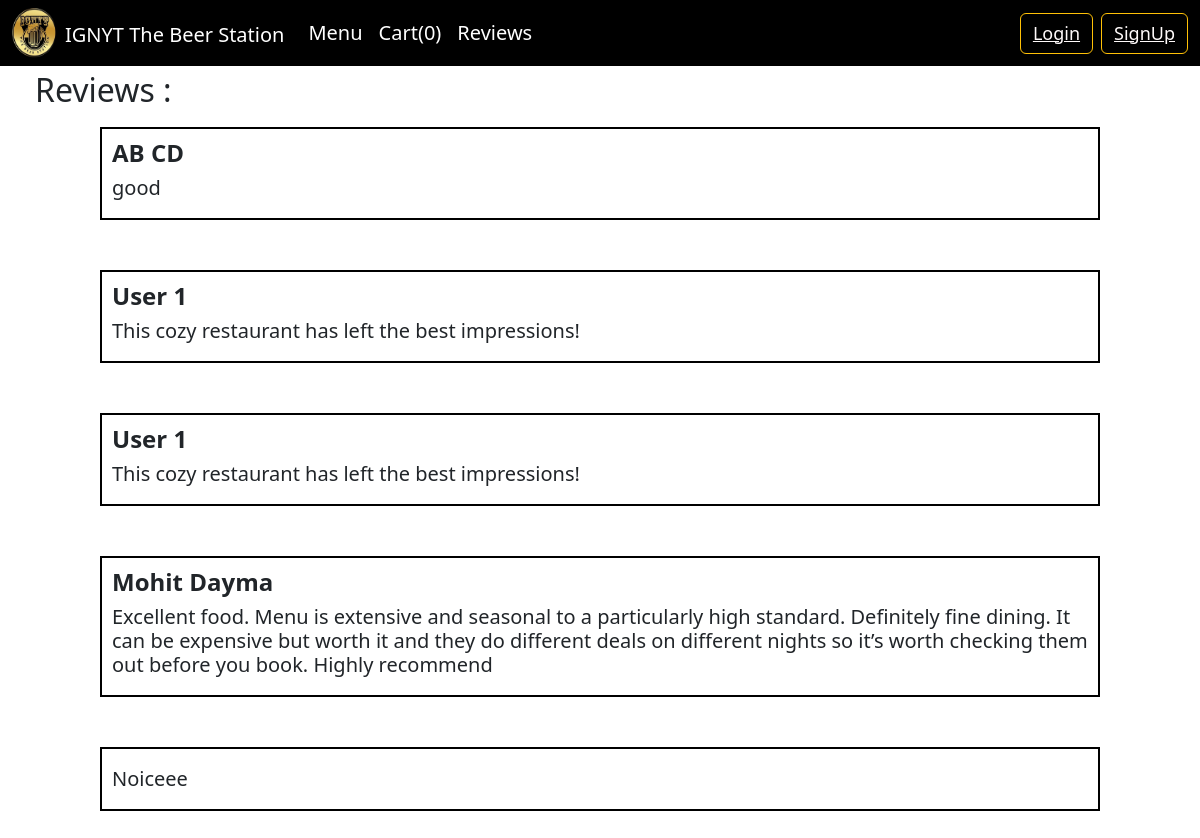
The app's page /reviews with its own data.
### cafe/models.py (models this page shows, shortened)
class rating(models.Model):
    name = models.CharField(max_length=30)
    comment = models.CharField(max_length=250)
    r_date = models.DateField()

### cafe/views.py (the view, shortened to what this page needs)
# urls.py: path('reviews', views.reviews, name='reviews'),
def reviews(request):
    all_reviews = rating.objects.all().order_by('-r_date')
    context = {}
    context['reviews'] = all_reviews
    return render(request, 'reviews.html', context)

### templates/reviews.html (shortened to what this page needs)
{% extends 'base.html' %}
{% block body %}
{% if not user.is_authenticated %}
  <div class="container" style="padding: 5px;" >
   <h2>Reviews :</h2>
  </div>
  {% for r in reviews%}
    <div class="review" style="border: 2px solid black; margin: 5px 100px 50px; padding: 10px;">
        <h4 ><b>{{r.name}}</b></h4>
        <h5 >{{r.comment}}</h5>
    </div>
  {% endfor %}
{% endif %}
{% endblock body %}

### templates/base.html (style rules this page uses)
* { text-decoration:none; }

### records on screen
rating: name "AB CD", comment "good"
rating: name "User 1", comment "This cozy restaurant has left the best impressions!"
rating: name "User 1", comment "This cozy restaurant has left the best impressions!"
rating: name "Mohit Dayma", comment "Excellent food. Menu is extensive and seasonal to a particularly high standard. Definitely fine dining. It can be expensive but worth it and they do different deals on different nights so it’s worth checking them out before you book. Highly recommend"
rating: comment "Noiceee"
